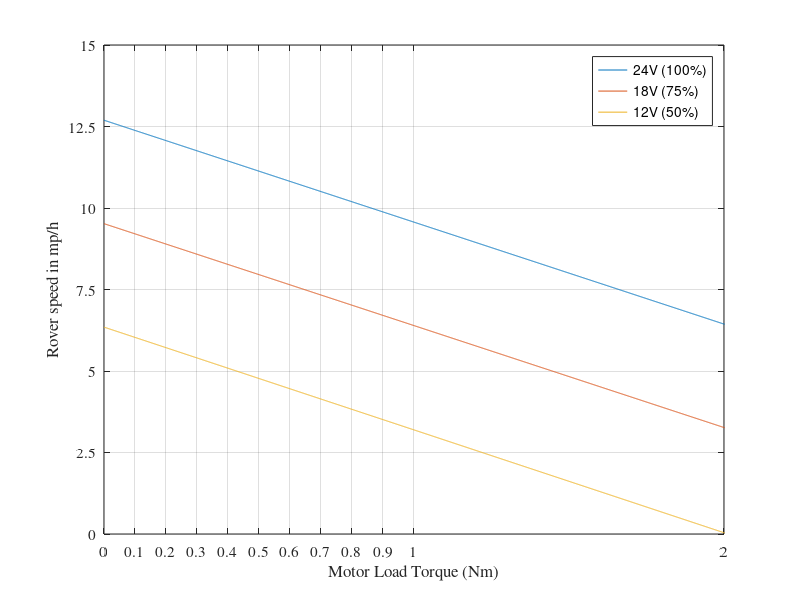
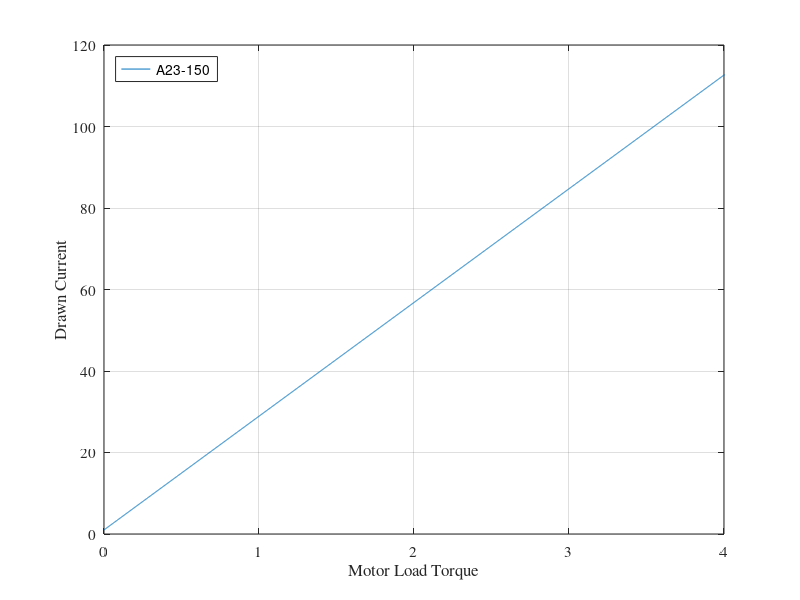
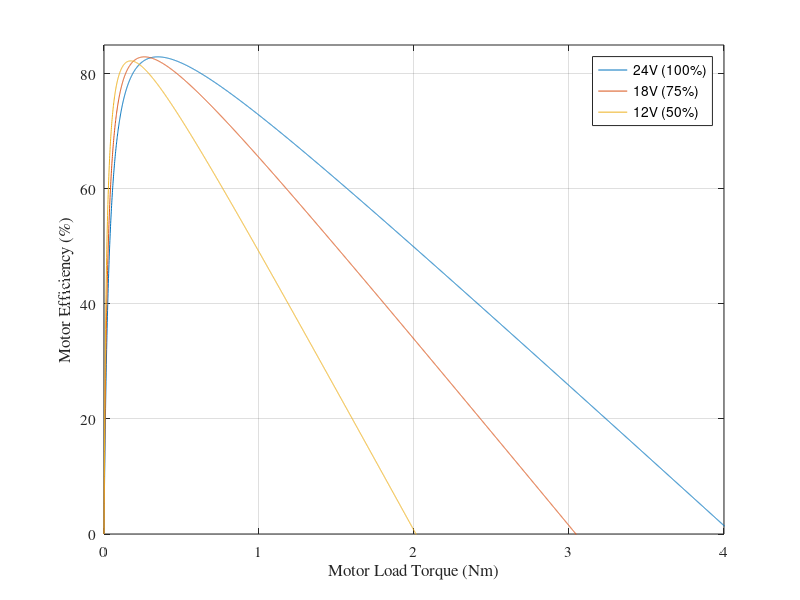
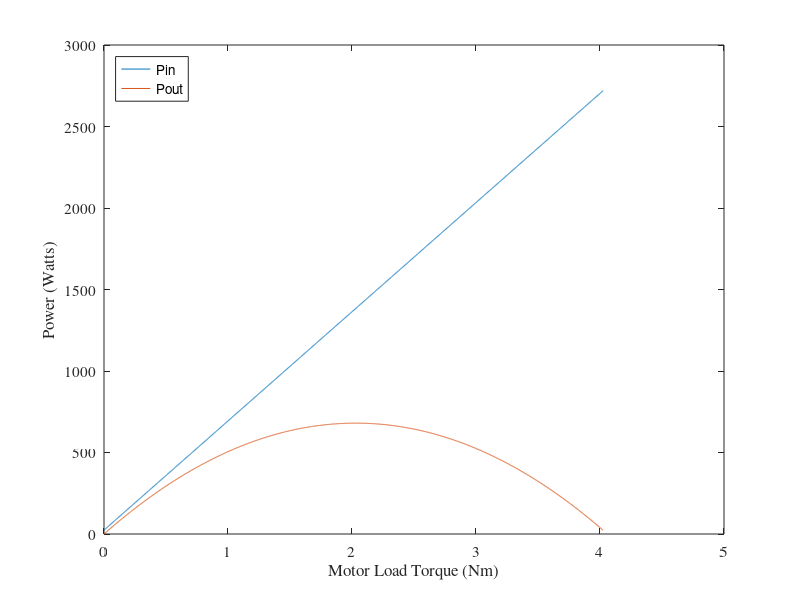

Recreate these plots in MATLAB, in order.
kt=0.03552; %Newton meters/A
KV1=28.16961409498638; %rad/sec /V;
kv=KV1^(-1); %V/ rad/sec;
R=0.21; %Motor Resistance
Bm=0.00005299859; %Motor Friction Coefficicent
Tl=0:0.001:4.025; %Varying Load Torque
Vin=24; %Input voltage
Vin1=18;
Vin2=12;
Vin3=6;
C=(2*pi*5*9.47*10^(-4))/15;

wr=(Vin/(((R*Bm)/kt)+kv))-(R/(((R*Bm))+kt*kv))*Tl;
RPM=wr*9.54929659643*C;
I=(Vin-kv*wr)/R;
Pin=Vin.*I;
Pout=wr.*Tl;
eta=(Pout./Pin)*100;


wr=(Vin/(((R*Bm)/kt)+kv))-(R/(((R*Bm))+kt*kv))*Tl;
RPM=wr*9.54929659643*C;
I=(Vin-kv*wr)/R;
Pin=Vin.*I;
Pout=wr.*Tl;
eta=(Pout./Pin)*100;

wr1=(Vin1/(((R*Bm)/kt)+kv))-(R/(((R*Bm))+kt*kv))*Tl;
RPM1=wr1*9.54929659643*C;
I1=(Vin1-kv*wr1)/R;
Pin1=Vin1.*I1;
Pout1=wr1.*Tl;
eta1=(Pout1./Pin1)*100;

wr2=(Vin2/(((R*Bm)/kt)+kv))-(R/(((R*Bm)+kt)*kv))*Tl;
RPM2=wr2*9.54929659643*C;
I2=(Vin2-kv*wr2)/R;
Pin2=Vin2.*I2;
Pout2=wr2.*Tl;
eta2=(Pout2./Pin2)*100;


figure(1)
plot(Tl,RPM,Tl,RPM1,Tl,RPM2)
set(gcf,'Position',[200 200 3.45*150 2.25*150])
set(gca,'FontName','Times')
set(gca,'FontSize',[11])
xlabel('Motor Load Torque (Nm)')
ylabel('Rover speed in mp/h')
legend('24V (100%)','18V (75%)','12V (50%)','Location','NorthEast')
axis([0,2,0,15])
set(gca,'XTick',[0.0 0.1 0.2 0.3 0.4 0.5 0.6 0.7 0.8 0.9 1 2])
set(gca,'YTick',[0 2.5 5 7.5 10 12.5 15])
grid on
figure(2)
plot(Tl,I)
set(gcf,'Position',[200 200 3.45*96 2.25*96])
set(gca,'FontName','Times')
set(gca,'FontSize',[11])
xlabel('Motor Load Torque')
ylabel('Drawn Current')
legend('A23-150','Location','NorthWest')
axis([0,4,0,120])
grid on
figure(3)
plot(Tl,eta,Tl,eta1,Tl,eta2)
set(gcf,'Position',[200 200 3.45*96 2.25*96])
set(gca,'FontName','Times')
set(gca,'FontSize',[11])
xlabel('Motor Load Torque (Nm)')
ylabel('Motor Efficiency (%)')
legend('24V (100%)','18V (75%)','12V (50%)','Location','NorthEast')
axis([0,4,0,85])
grid on
figure(4)
plot(Tl,Pin,Tl,Pout)
set(gcf,'Position',[200 200 3.45*96 2.25*96])
set(gca,'FontName','Times')
set(gca,'FontSize',[11])
xlabel('Motor Load Torque (Nm)')
ylabel('Power (Watts)')
legend('Pin','Pout','Location','NorthWest')